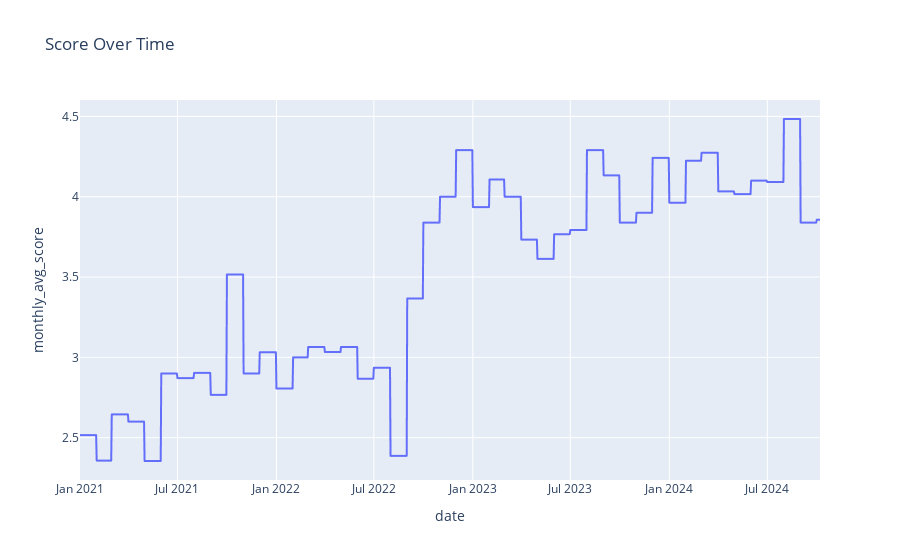

Write notebook code for a chart like this one.
### Code cell
# line plot
def interactive_line_plot():
    fig = px.line(data, x=data.index, y='monthly_avg_score', title='Score Over Time')
    fig.show()

# call the interactive functions
interactive_line_plot()

### Figure 1 — Plotly figure (JSON) as saved in the notebook; plotly's stock layout.template omitted (floating-point values rounded to 4 significant figures; data arrays with more than 128 entries replaced by an {"elided": "..."} marker saying what was removed)
{"data": [{"hovertemplate": "date=%{x}<br>monthly_avg_score=%{y}<extra></extra>", "legendgroup": "", "line": {"color": "#636efa", "dash": "solid"}, "marker": {"symbol": "circle"}, "mode": "lines", "name": "", "showlegend": false, "type": "scattergl", "x": {"elided": "1374 str values"}, "xaxis": "x", "y": {"elided": "1374 float values"}, "yaxis": "y"}], "layout": {"legend": {"tracegroupgap": 0}, "title": {"text": "Score Over Time"}, "xaxis": {"anchor": "y", "domain": [0, 1], "title": {"text": "date"}}, "yaxis": {"anchor": "x", "domain": [0, 1], "title": {"text": "monthly_avg_score"}}}}
